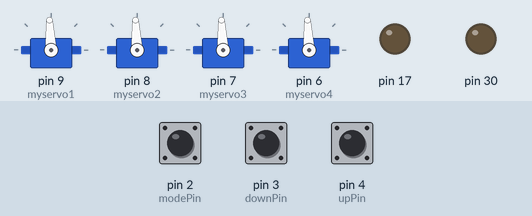
A sketch run on a simulated Arduino Leonardo, built with avr-gcc and run on an emulated ATmega32U4. On the bench: 4 × servo, output pins drawn as LEDs (lit = HIGH). Dashed ring = blinking. Inputs (shaded band) come from the test bench; at power-on: pin 2 (modePin) HIGH, pin 3 (downPin) HIGH, pin 4 (upPin) HIGH.

Above: at 1.2 s.
1.3 s: pin 2 (modePin) pulled LOW for 3.2 s
At 5.2 s:
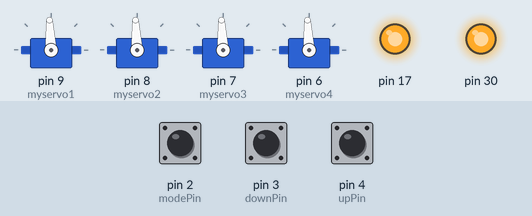
7.5 s: pin 2 (modePin) pulled LOW for 0.15 s
At 8.3 s:
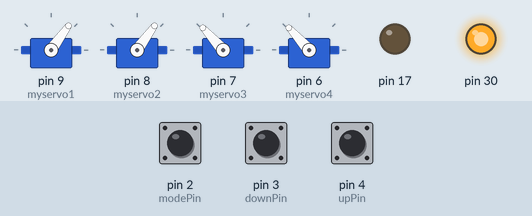
9.1 s: pin 2 (modePin) pulled LOW for 3.2 s
At 13.5 s:
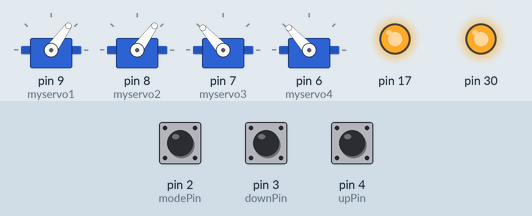
15.3 s: pin 3 (downPin) pulled LOW for 0.15 s
At 16.6 s:
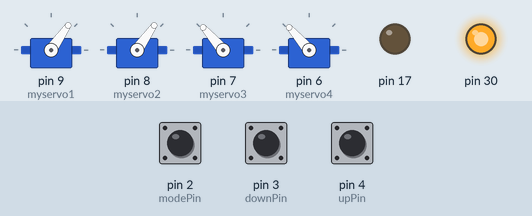
16.9 s: pin 2 (modePin) pulled LOW for 3.2 s
At 19.7 s:
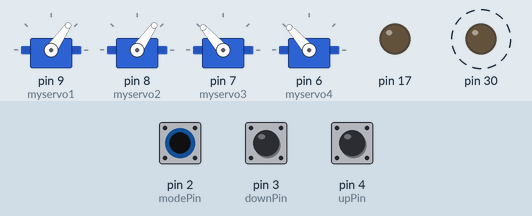
23.0 s: pin 3 (downPin) pulled LOW for 1 s
At 24.9 s:
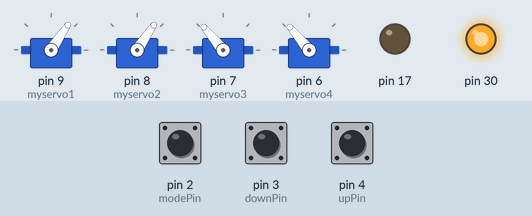
Timing chart, 0 to 26.4 s (numbered marks = the images above; inputs shaded):
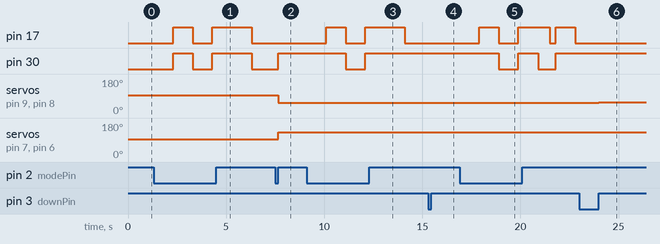

Measured:
- after the input at 1.3 s, pin 17, pin 30: LOW → HIGH after 1.0 s, → LOW 1.0 s later, → HIGH 1.0 s later, → LOW 2.0 s later
- after the input at 7.5 s, pin 30: LOW → HIGH after 0.15 s; servo on pin 9 (myservo1), servo on pin 8 (myservo2): 93° → 54° after 0.15 s; servo on pin 7 (myservo3), servo on pin 6 (myservo4): 93° → 132° after 0.15 s
- after the input at 9.1 s, pin 17: LOW → HIGH after 1.0 s, → LOW 1.0 s later, → HIGH 1.0 s later, → LOW 2.0 s later; pin 30: HIGH → LOW after 2.0 s, → HIGH 1.0 s later
- after the input at 15.3 s, servo on pin 9 (myservo1), servo on pin 8 (myservo2): 54° → 55° after 0.15 s; servo on pin 7 (myservo3), servo on pin 6 (myservo4): 132° → 131° after 0.15 s
- after the input at 16.9 s, pin 17: goes HIGH 1.0 s, LOW 1.0 s, HIGH 1.6 s, LOW 0.30 s, HIGH 1.0 s, then LOW, starting after 1.0 s; pin 30: alternates HIGH for 1.0 s and LOW for 0.95 s, starting after 2.0 s
- after the input at 23.0 s, servo on pin 9 (myservo1), servo on pin 8 (myservo2): 55° → 56° after 1.0 s; servo on pin 7 (myservo3), servo on pin 6 (myservo4): 131° → 130° after 1.0 s

The sketch:

Servo_tester.ino
```cpp
#include <Servo.h>

Servo myservo1;  // create servo object to control a servo
Servo myservo2;  // create servo object to control a servo
Servo myservo3;  // create servo object to control a servo
Servo myservo4;  // create servo object to control a servo
// twelve servo objects can be created on most boards

#define led1 LED_BUILTIN_TX
#define led2 LED_BUILTIN_RX

#define modePin 2
#define downPin 3
#define upPin 4

int min = 1100;
int max = 1900;
int mid = 1500;
int trim = 0;

int mode = 0;

byte modeLastState = HIGH;
byte downLastState = HIGH;
byte upLastState = HIGH;
unsigned long debounceDuration = 100; // millis
unsigned long lastTimeButtonStateChanged = 0;


void setup() {
  myservo1.attach(9);  // attaches the servo on pin 9 to the servo object
  myservo2.attach(8);  // attaches the servo on pin 9 to the servo object
  myservo3.attach(7);  // attaches the servo on pin 9 to the servo object
  myservo4.attach(6);  // attaches the servo on pin 9 to the servo object
  pinMode(led1, OUTPUT);
  pinMode(led2, OUTPUT);
  pinMode(modePin, INPUT_PULLUP);
  pinMode(downPin, INPUT_PULLUP);
  pinMode(upPin, INPUT_PULLUP);
  gotoMid();
}

void loop() {
  if (millis() - lastTimeButtonStateChanged > debounceDuration) {
      byte modeState = digitalRead(modePin);
      byte downState = digitalRead(downPin);
      byte upState = digitalRead(upPin);
      if (modeState != modeLastState || downState != downLastState || upState != upLastState) {
        lastTimeButtonStateChanged = millis();
      }
      if (modeState == HIGH && modeLastState == LOW) {
        mode ++;
      }
      else if (downState == HIGH && downLastState == LOW) {
        trim = trim + 10;
      }
      else if (upState == HIGH && upLastState == LOW) {
        trim = trim - 10;
      }
      else if (downLastState == LOW && upLastState == LOW) {
        trim = 0;
      }
      modeLastState = modeState;
      downLastState = downState;
      upLastState = upState;
      if (modeState == LOW && modeLastState == LOW && millis() - lastTimeButtonStateChanged > 1000){
      modeState = HIGH;
      modeLastState = HIGH;
      flashLights();
    }
}
  if (mode > 3){
    mode = 0;
  }
  if (mode == 0){
    gotoMid();
  }
  else if (mode == 1){
    gotoMin();
  }
  else if (mode == 2){
    gotoMid();
  }
  else if (mode == 3){
    gotoMax();
  }
  else {
    delay(3000);
    gotoMin();
    delay(3000);
    gotoMid();
    delay(3000);
    gotoMax();
    delay(3000);
    gotoMid();
  }
}

void gotoMid() {
  digitalWrite(led1,0);
  digitalWrite(led2,0);
  myservo1.write(mid + trim);
  myservo2.write(mid + trim);
  myservo3.write(mid - trim);
  myservo4.write(mid - trim);
}

void gotoMax() {
  digitalWrite(led1,0);
  digitalWrite(led2,1);
  myservo1.write(max + trim);
  myservo2.write(max + trim);
  myservo3.write(min - trim);
  myservo4.write(min - trim);
}

void gotoMin() {
  digitalWrite(led1,1);
  digitalWrite(led2,0);
  myservo1.write(min + trim);
  myservo2.write(min + trim);
  myservo3.write(max - trim);
  myservo4.write(max - trim);
}

void flashLights() {
  digitalWrite(led1,1);
  digitalWrite(led2,1);
  delay(1000);
  digitalWrite(led1,0);
  digitalWrite(led2,0);
  delay(1000);
  digitalWrite(led1,1);
  digitalWrite(led2,1);
  delay(1000);
  if (trim < 0){
    digitalWrite(led2,0);
    for (int i = 0;i < abs(trim)/10; i++){
      delay(600);
      digitalWrite(led1,0);
      delay(300);
      digitalWrite(led1,1);
    }
  }
  if (trim > 0){
    digitalWrite(led1,0);
    for (int i = 0;i < abs(trim)/10; i++){
      delay(600);
      digitalWrite(led2,0);
      delay(300);
      digitalWrite(led2,1);
    }
  }
  digitalWrite(led1,1);
  digitalWrite(led2,1);
  delay(1000);
  lastTimeButtonStateChanged = millis();
}
```
